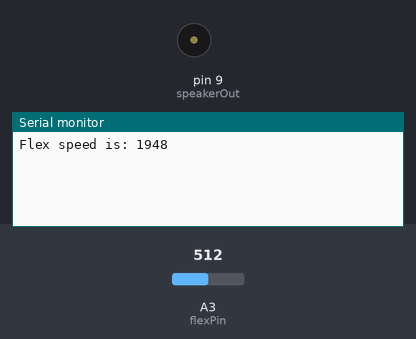
The sketch below on a simulated Arduino Uno, built with avr-gcc and run on an emulated ATmega328P. Parts: buzzer (waves = sounding, pin HIGH), the last lines printed to the serial monitor. The test bench sets the inputs (shaded band); at power-on: A3 (flexPin) = 512.

Above: at 1.2 s.
1.3 s: A3 (flexPin) set to 716
At 2.8 s:
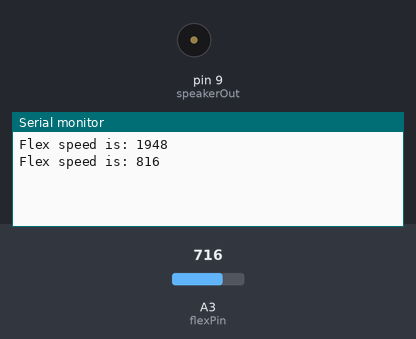
4.3 s: A3 (flexPin) set to 511
At 5.0 s:
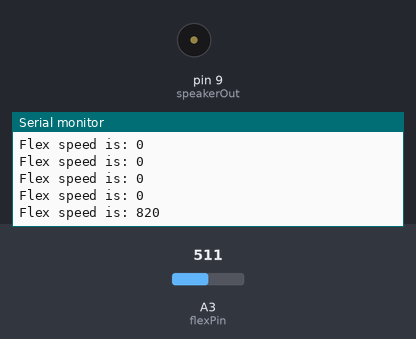
Timing chart, 0 to 7.3 s (numbered marks = the images above; inputs shaded):
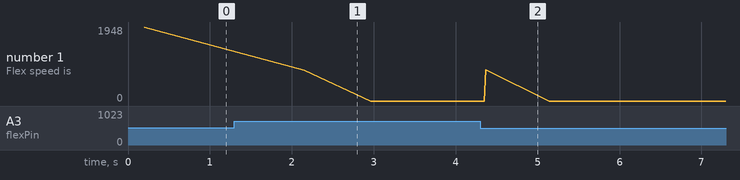

The sketch:

flexSensor.ino
```cpp
int flexPin = 3; //analog pin 0
int flexOut;
int flexPrev;
int flexSpeed = 200;
int lastChange = 0;
int rate = 250;
int speakerOut = 9;

void setup(){
  Serial.begin(9600);
  pinMode(speakerOut, OUTPUT);
}

void loop(){
  flexOut = analogRead(flexPin);
  flexOut = map(flexOut, 100, 400, 300, 1500);

  if (millis() - lastChange >= flexSpeed) {
    flexSpeed = abs(flexOut - flexPrev);
    flexPrev = flexOut;
    Serial.print("Flex speed is: ");
    Serial.println(flexSpeed);
    lastChange = millis();
  }
//  if (millis() - lastChange >= rate) {
//    Serial.print("Flex value is: ");
//    Serial.println(flexOut);
//    lastChange = millis();
//
//    int noteDuration = 1000 / random(4, 16);
//    buzz(speakerOut, flexOut, noteDuration);
//    int pauseBetweenNotes = noteDuration * 1.30;
//    delay(pauseBetweenNotes);
//    buzz(speakerOut, 0, noteDuration);
//  }

}

void buzz(int targetPin, long frequency, long length) {
  long delayValue = 1000000 / frequency / 2; // calculate the delay value between transitions
  //// 1 second's worth of microseconds, divided by the frequency, then split in half since
  //// there are two phases to each cycle
  long numCycles = frequency * length / 1000; // calculate the number of cycles for proper timing
  //// multiply frequency, which is really cycles per second, by the number of seconds to
  //// get the total number of cycles to produce
  for (long i = 0; i < numCycles; i++) { // for the calculated length of time...
    digitalWrite(targetPin, HIGH); // write the buzzer pin high to push out the diaphram
    delayMicroseconds(delayValue); // wait for the calculated delay value
    digitalWrite(targetPin, LOW); // write the buzzer pin low to pull back the diaphram
    delayMicroseconds(delayValue); // wait again or the calculated delay value
  }

}
```

Measured:
- after the input at 1.3 s, the serial monitor: prints a new line after 0.85 s (image 1)
- after the input at 4.3 s, the serial monitor: prints a new line after 0.07 s (image 2)
